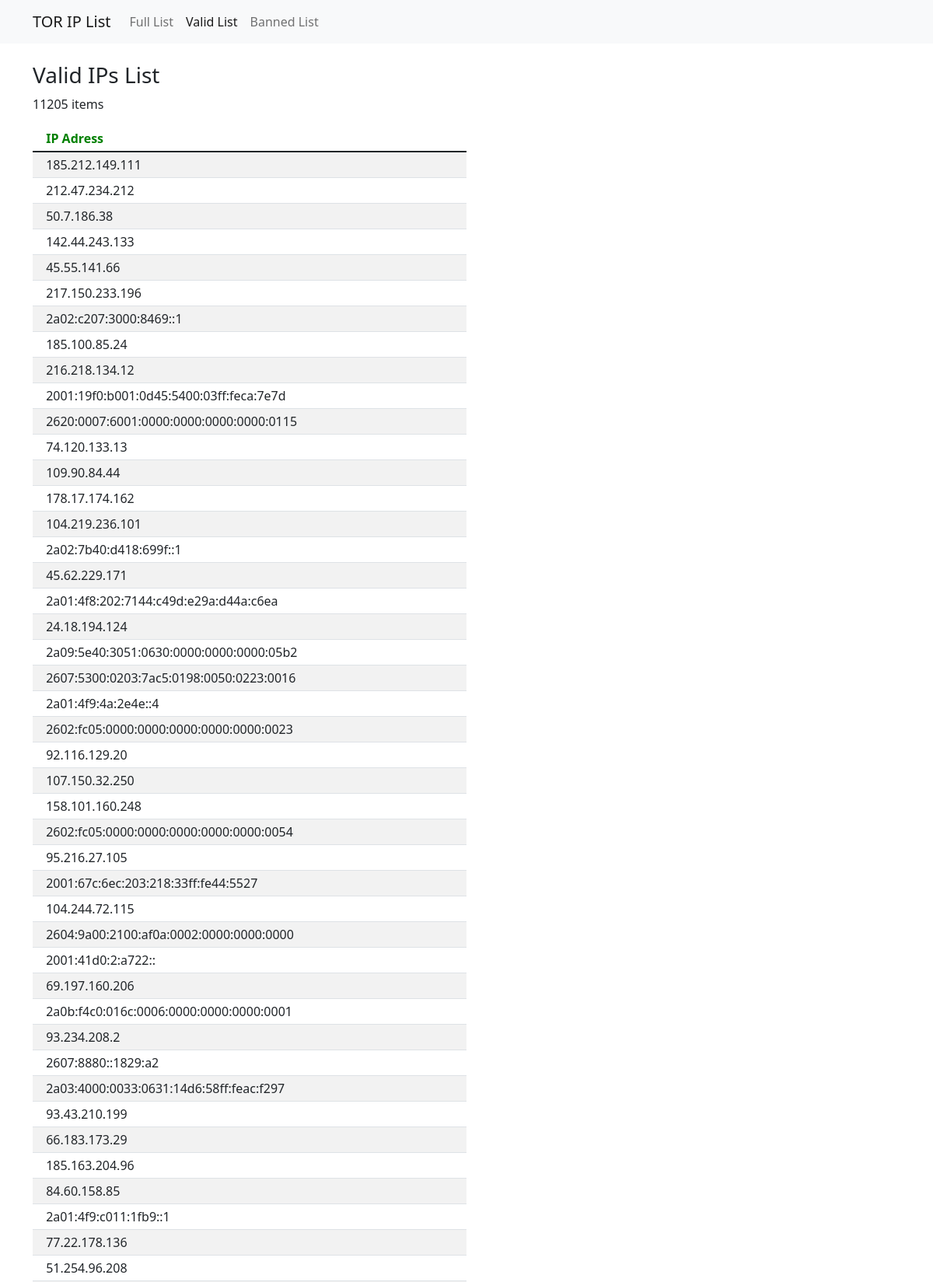
The page /validList (upper part) on the database its author committed.
### tables this page shows
CREATE TABLE ip (
                ip_address TEXT PRIMARY KEY
            );

### main.py (the view)
@cross_origin(supports_credentials=True)
@app.get('/validList')
def ValidList():
    resp = server_FetchValidList()
    if request.is_json:
        resp = make_response(jsonify(resp))
        resp.headers['Access-Control-Allow-Origin'] = 'http://localhost:4200'
        return resp
    else:
        if request.args.get("all"):
            size = len(resp)
        else:
            size = 50
        return render_template('validList.html', total = len(resp), len = len(resp[0:size]), ips = resp)

### src/app_server.py (called while the page is built)
def server_FetchValidList():
    data = db_GetList('full')
    if(len(data) < 1): # if the database is still empty
        view = server_FetchFullList()
    else:
        view = data
    for address in db_GetList('banned'):
        try:
            view.remove(address)
        except:
            print(address + ": Ip not in list")
    return view

### src/database/ipDB.py (called while the page is built)
def db_connect_to_db():
    conn = sl.connect('src/database/ips_tor.db')
    return conn

def db_GetList(query_type):
    db_SetDB()
    conn = db_connect_to_db()
    c = conn.cursor()
    if(query_type == 'banned'):
        data = c.execute(query_banned)
    elif(query_type == 'full'):
        data = c.execute(query_full)
    ret = []
    for row in data:
        ret.append(row[0])
    conn.close()
    return ret

def db_verifDB():
    conn = db_connect_to_db()
    c = conn.cursor()
    data = c.execute(sql_verif)
    if (data.fetchone()[0]==1):
        conn.close()
        return True
    else:
        conn.close()
        return False

def db_SetDB():
    if not db_verifDB():
        print("Generating Database...")
        db_createBannedTable()
        db_CreateFullListTable()

### templates/validList.html (shortened to what this page needs)
{% extends 'base.html' %}
{% set active_page = "ValidList" %}
{% block content %}
<h3>Valid IPs List</h3>
<p>{{total}} items</p>
<table class="table table-striped table-sm" style="width: 50%;">
    <thead>
        <tr style="color: green; ">
            <th scope="col"></th>
            <th scope="col">IP Adress</th>
        </tr>
    </thead>
    <tbody>
        {%for i in range(0, len)%}
        <tr>
            <td></td>
            <td>{{ips[i]}}</td>
        </tr>
        {%endfor%}
    </tbody>
</table>
<br><br>
{% endblock %}

### rows shown on the page
ip: ip_address "185.212.149.111"
ip: ip_address "212.47.234.212"
ip: ip_address "50.7.186.38"
ip: ip_address "142.44.243.133"
ip: ip_address "45.55.141.66"
ip: ip_address "217.150.233.196"
ip: ip_address "2a02:c207:3000:8469::1"
ip: ip_address "185.100.85.24"
ip: ip_address "216.218.134.12"
ip: ip_address "2001:19f0:b001:0d45:5400:03ff:feca:7e7d"
ip: ip_address "2620:0007:6001:0000:0000:0000:0000:0115"
ip: ip_address "74.120.133.13"
ip: ip_address "109.90.84.44"
ip: ip_address "178.17.174.162"
ip: ip_address "104.219.236.101"
ip: ip_address "2a02:7b40:d418:699f::1"
ip: ip_address "45.62.229.171"
ip: ip_address "2a01:4f8:202:7144:c49d:e29a:d44a:c6ea"
ip: ip_address "24.18.194.124"
ip: ip_address "2a09:5e40:3051:0630:0000:0000:0000:05b2"
ip: ip_address "2607:5300:0203:7ac5:0198:0050:0223:0016"
ip: ip_address "2a01:4f9:4a:2e4e::4"
ip: ip_address "2602:fc05:0000:0000:0000:0000:0000:0023"
ip: ip_address "92.116.129.20"
ip: ip_address "107.150.32.250"
ip: ip_address "158.101.160.248"
ip: ip_address "2602:fc05:0000:0000:0000:0000:0000:0054"
ip: ip_address "95.216.27.105"
ip: ip_address "2001:67c:6ec:203:218:33ff:fe44:5527"
ip: ip_address "104.244.72.115"
ip: ip_address "2604:9a00:2100:af0a:0002:0000:0000:0000"
ip: ip_address "2001:41d0:2:a722::"
ip: ip_address "69.197.160.206"
ip: ip_address "2a0b:f4c0:016c:0006:0000:0000:0000:0001"
ip: ip_address "93.234.208.2"
ip: ip_address "2607:8880::1829:a2"
ip: ip_address "2a03:4000:0033:0631:14d6:58ff:feac:f297"
ip: ip_address "93.43.210.199"
ip: ip_address "66.183.173.29"
ip: ip_address "185.163.204.96"
ip: ip_address "84.60.158.85"
ip: ip_address "2a01:4f9:c011:1fb9::1"
ip: ip_address "77.22.178.136"
ip: ip_address "51.254.96.208"

### other values the page prints
{{ total }} "11205"
